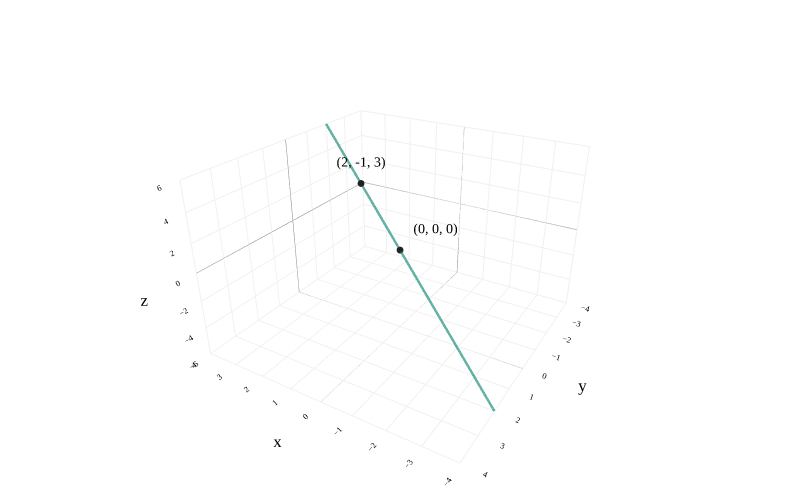

The notebook cell this image was saved under:
### Markdown cell above
---

numbering: false

---

# 2.5. Lines, Planes, and Hyperplanes

Think of this section as a brief detour from the main storyline of the course. Here, I'll cover how to describe lines, planes, and hyperplanes in $\mathbb{R}^n$, and how they relate to our understanding of the span of a set of vectors from [Chapter 2.4](04-span-linear-independence.ipynb).

## Lines

We're very familiar with lines in $\mathbb{R}^2$. The line $y = 2x + 3$, in $\mathbb{R}^2$, is the set of all $(x, y)$ coordinates that satisfy the equation $y = 2x + 3$.

Let's kick things up a notch and consider lines in $\mathbb{R}^3$. **What is the equation of the** <span style="color: #004d40; font-weight: bold;">line below</span>?

### Code cell
from utils import plot_vectors
import numpy as np
import plotly.graph_objects as go

v = (2, -1, 3)

# Create the line spanned by v (all scalar multiples)
t = np.linspace(-2, 2, 100)
line_x = t * v[0]
line_y = t * v[1]
line_z = t * v[2]

fig = plot_vectors([((0, 0, 0), "#3d81f6", r"")], show_axis_labels=True, vdeltax=0.1)

# Add the line spanned by v to the 3D plot
fig.add_trace(
    go.Scatter3d(
        x=line_x,
        y=line_y,
        z=line_z,
        mode="lines",
        line=dict(color="rgba(0,77,64,0.6)", width=5),
        showlegend=False,
        hoverinfo="skip"
    )
)

# Draw small points at (0, 0, 0) and the tip of v
fig.add_trace(
    go.Scatter3d(
        x=[0, v[0]],
        y=[0, v[1]],
        z=[0, v[2]],
        mode="markers",
        marker=dict(size=4, color=["#222", "#222"]),
        showlegend=False,
        hoverinfo="skip"
    )
)

# Add annotations next to the two points: (0,0,0) and (2,-1,3)
fig.add_trace(
    go.Scatter3d(
        x=[0],
        y=[0],
        z=[0],
        mode="text",
        text=["(0, 0, 0)"],
        textposition="top right",
        showlegend=False,
        hoverinfo="skip"
    )
)
fig.add_trace(
    go.Scatter3d(
        x=[v[0]],
        y=[v[1]],
        z=[v[2]],
        mode="text",
        text=[f"({v[0]}, {v[1]}, {v[2]})"],
        textposition="top center",
        showlegend=False,
        hoverinfo="skip"
    )
)

fig.update_layout(
    scene_camera=dict(
        eye=dict(x=-1.2, y=2, z=1.2)
    ),
    scene=dict(
        xaxis=dict(range=[-4, 4]),
        yaxis=dict(range=[-4, 4]),
        zaxis=dict(range=[-6, 6])
    ),
)

fig.show()

### Figure 1 — Plotly figure (JSON) as saved in the notebook; plotly's stock layout.template omitted (floating-point values rounded to 4 significant figures)
{"data": [{"hovertemplate": "(%{x}, %{y}, %{z})<extra></extra>", "line": {"color": "#3d81f6", "width": 6}, "mode": "lines", "showlegend": false, "type": "scatter3d", "x": [0, 0], "y": [0, 0], "z": [0, 0]}, {"colorscale": [[0, "#3d81f6"], [1, "#3d81f6"]], "hoverinfo": "skip", "showlegend": false, "showscale": false, "sizemode": "raw", "sizeref": 0.4, "type": "cone", "u": [0], "v": [0], "w": [0], "x": [0], "y": [0], "z": [0]}, {"hoverinfo": "skip", "mode": "text", "showlegend": false, "text": [""], "textfont": {"color": "#3d81f6", "family": "Palatino", "size": 16}, "textposition": "middle center", "type": "scatter3d", "x": [0.1], "y": [0.3], "z": [0.3]}, {"hoverinfo": "skip", "line": {"color": "rgba(0,77,64,0.6)", "width": 5}, "mode": "lines", "showlegend": false, "type": "scatter3d", "x": [-4.0, -3.919, -3.838, -3.758, -3.677, -3.596, -3.515, -3.434, -3.354, -3.273, -3.192, -3.111, -3.03, -2.949, -2.869, -2.788, -2.707, -2.626, -2.545, -2.465, -2.384, -2.303, -2.222, -2.141, -2.061, -1.98, -1.899, -1.818, -1.737, -1.657, -1.576, -1.495, -1.414, -1.333, -1.253, -1.172, -1.091, -1.01, -0.9293, -0.8485, -0.7677, -0.6869, -0.6061, -0.5253, -0.4444, -0.3636, -0.2828, -0.202, -0.1212, -0.0404, 0.0404, 0.1212, 0.202, 0.2828, 0.3636, 0.4444, 0.5253, 0.6061, 0.6869, 0.7677, 0.8485, 0.9293, 1.01, 1.091, 1.172, 1.253, 1.333, 1.414, 1.495, 1.576, 1.657, 1.737, 1.818, 1.899, 1.98, 2.061, 2.141, 2.222, 2.303, 2.384, 2.465, 2.545, 2.626, 2.707, 2.788, 2.869, 2.949, 3.03, 3.111, 3.192, 3.273, 3.354, 3.434, 3.515, 3.596, 3.677, 3.758, 3.838, 3.919, 4.0], "y": [2.0, 1.96, 1.919, 1.879, 1.838, 1.798, 1.758, 1.717, 1.677, 1.636, 1.596, 1.556, 1.515, 1.475, 1.434, 1.394, 1.354, 1.313, 1.273, 1.232, 1.192, 1.152, 1.111, 1.071, 1.03, 0.9899, 0.9495, 0.9091, 0.8687, 0.8283, 0.7879, 0.7475, 0.7071, 0.6667, 0.6263, 0.5859, 0.5455, 0.5051, 0.4646, 0.4242, 0.3838, 0.3434, 0.303, 0.2626, 0.2222, 0.1818, 0.1414, 0.101, 0.06061, 0.0202, -0.0202, -0.06061, -0.101, -0.1414, -0.1818, -0.2222, -0.2626, -0.303, -0.3434, -0.3838, -0.4242, -0.4646, -0.5051, -0.5455, -0.5859, -0.6263, -0.6667, -0.7071, -0.7475, -0.7879, -0.8283, -0.8687, -0.9091, -0.9495, -0.9899, -1.03, -1.071, -1.111, -1.152, -1.192, -1.232, -1.273, -1.313, -1.354, -1.394, -1.434, -1.475, -1.515, -1.556, -1.596, -1.636, -1.677, -1.717, -1.758, -1.798, -1.838, -1.879, -1.919, -1.96, -2.0], "z": [-6.0, -5.879, -5.758, -5.636, -5.515, -5.394, -5.273, -5.152, -5.03, -4.909, -4.788, -4.667, -4.545, -4.424, -4.303, -4.182, -4.061, -3.939, -3.818, -3.697, -3.576, -3.455, -3.333, -3.212, -3.091, -2.97, -2.848, -2.727, -2.606, -2.485, -2.364, -2.242, -2.121, -2.0, -1.879, -1.758, -1.636, -1.515, -1.394, -1.273, -1.152, -1.03, -0.9091, -0.7879, -0.6667, -0.5455, -0.4242, -0.303, -0.1818, -0.06061, 0.06061, 0.1818, 0.303, 0.4242, 0.5455, 0.6667, 0.7879, 0.9091, 1.03, 1.152, 1.273, 1.394, 1.515, 1.636, 1.758, 1.879, 2.0, 2.121, 2.242, 2.364, 2.485, 2.606, 2.727, 2.848, 2.97, 3.091, 3.212, 3.333, 3.455, 3.576, 3.697, 3.818, 3.939, 4.061, 4.182, 4.303, 4.424, 4.545, 4.667, 4.788, 4.909, 5.03, 5.152, 5.273, 5.394, 5.515, 5.636, 5.758, 5.879, 6.0]}, {"hoverinfo": "skip", "marker": {"color": ["#222", "#222"], "size": 4}, "mode": "markers", "showlegend": false, "type": "scatter3d", "x": [0, 2], "y": [0, -1], "z": [0, 3]}, {"hoverinfo": "skip", "mode": "text", "showlegend": false, "text": ["(0, 0, 0)"], "textposition": "top right", "type": "scatter3d", "x": [0], "y": [0], "z": [0]}, {"hoverinfo": "skip", "mode": "text", "showlegend": false, "text": ["(2, -1, 3)"], "textposition": "top center", "type": "scatter3d", "x": [2], "y": [-1], "z": [3]}], "layout": {"font": {"color": "black", "family": "Palatino", "size": 14}, "height": 500, "margin": {"b": 0, "l": 0, "r": 0, "t": 0}, "paper_bgcolor": "white", "plot_bgcolor": "white", "scene": {"aspectratio": {"x": 1.2, "y": 1.2, "z": 0.8}, "bgcolor": "white", "camera": {"eye": {"x": -1.2, "y": 2, "z": 1.2}}, "xaxis": {"backgroundcolor": "white", "gridcolor": "#f0f0f0", "range": [-4, 4], "showbackground": true, "tickfont": {"size": 10}, "title": {"text": "x"}, "zerolinecolor": "gray"}, "yaxis": {"backgroundcolor": "white", "gridcolor": "#f0f0f0", "range": [-4, 4], "showbackground": true, "tickfont": {"size": 10}, "title": {"text": "y"}, "zerolinecolor": "gray"}, "zaxis": {"backgroundcolor": "white", "gridcolor": "#f0f0f0", "range": [-6, 6], "showbackground": true, "tickfont": {"size": 10}, "title": {"text": "z"}, "zerolinecolor": "gray"}}, "width": 800}}
